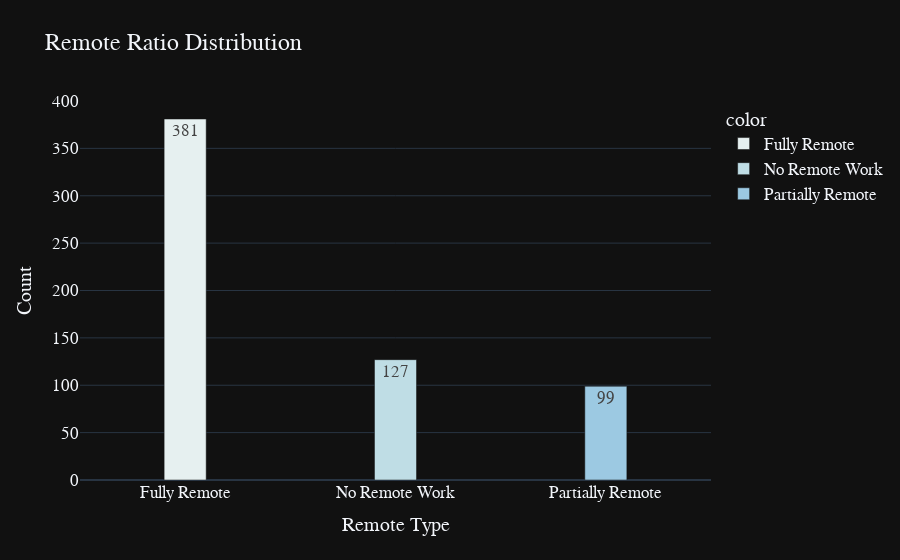

The notebook cell this image was saved under:
### Markdown cell above
Remote Ratio consists of 3 values: 0, 50, 100.  
0: No remote work  
50: Partially remote  
100: Fully remote

### Code cell
remote_ratio = df['remote_ratio'].value_counts()
re_type=['Fully Remote', 'No Remote Work','Partially Remote']
fig=px.bar(
    y=remote_ratio.values,
    x=re_type,
    color=re_type,
    color_discrete_sequence=px.colors.sequential.dense,
    text=remote_ratio.values,
    template='plotly_dark',
    title='Remote Ratio Distribution')


fig.update_traces(width=0.2)
fig.update_layout(
    xaxis_title='Remote Type',
    yaxis_title='Count',
    font=dict(size=17, family='Franklin Gothic')
)

fig.show()

### Figure 1 — Plotly figure (JSON) as saved in the notebook; plotly's stock layout.template omitted (floating-point values rounded to 4 significant figures)
{"data": [{"alignmentgroup": "True", "hovertemplate": "color=Fully Remote<br>x=%{x}<br>y=%{y}<br>text=%{text}<extra></extra>", "legendgroup": "Fully Remote", "marker": {"color": "rgb(230, 240, 240)", "pattern": {"shape": ""}}, "name": "Fully Remote", "offsetgroup": "Fully Remote", "orientation": "v", "showlegend": true, "text": [381], "textposition": "auto", "type": "bar", "width": 0.2, "x": ["Fully Remote"], "xaxis": "x", "y": [381], "yaxis": "y"}, {"alignmentgroup": "True", "hovertemplate": "color=No Remote Work<br>x=%{x}<br>y=%{y}<br>text=%{text}<extra></extra>", "legendgroup": "No Remote Work", "marker": {"color": "rgb(191, 221, 229)", "pattern": {"shape": ""}}, "name": "No Remote Work", "offsetgroup": "No Remote Work", "orientation": "v", "showlegend": true, "text": [127], "textposition": "auto", "type": "bar", "width": 0.2, "x": ["No Remote Work"], "xaxis": "x", "y": [127], "yaxis": "y"}, {"alignmentgroup": "True", "hovertemplate": "color=Partially Remote<br>x=%{x}<br>y=%{y}<br>text=%{text}<extra></extra>", "legendgroup": "Partially Remote", "marker": {"color": "rgb(156, 201, 226)", "pattern": {"shape": ""}}, "name": "Partially Remote", "offsetgroup": "Partially Remote", "orientation": "v", "showlegend": true, "text": [99], "textposition": "auto", "type": "bar", "width": 0.2, "x": ["Partially Remote"], "xaxis": "x", "y": [99], "yaxis": "y"}], "layout": {"barmode": "relative", "font": {"family": "Franklin Gothic", "size": 17}, "legend": {"title": {"text": "color"}, "tracegroupgap": 0}, "title": {"text": "Remote Ratio Distribution"}, "xaxis": {"anchor": "y", "domain": [0, 1], "title": {"text": "Remote Type"}}, "yaxis": {"anchor": "x", "domain": [0, 1], "title": {"text": "Count"}}}}
